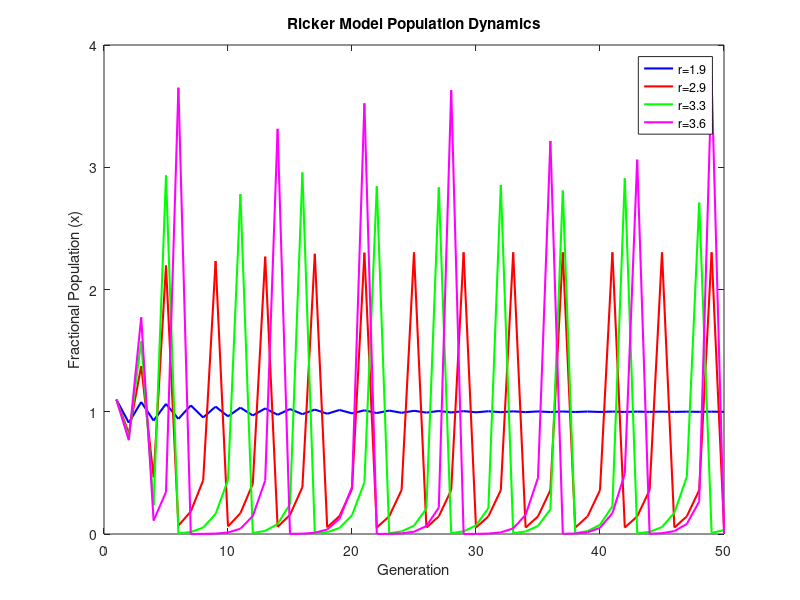

Recreate this plot in MATLAB.
clear all; close all; clc;

ricker_data = dlmread('1_Ricker_model.txt', '', 1, 0);
generation = ricker_data(:,1);
x_values = ricker_data(:,2:5);

% Plot Ricker model population
figure(1);
plot(generation, x_values(:,1), 'b-', 'LineWidth', 1.5, 'DisplayName', 'r=1.9');
hold on;
plot(generation, x_values(:,2), 'r-', 'LineWidth', 1.5, 'DisplayName', 'r=2.9');
plot(generation, x_values(:,3), 'g-', 'LineWidth', 1.5, 'DisplayName', 'r=3.3');
plot(generation, x_values(:,4), 'm-', 'LineWidth', 1.5, 'DisplayName', 'r=3.6');
hold off;

xlabel('Generation');
ylabel('Fractional Population (x)');
title('Ricker Model Population Dynamics');
legend('Location', 'best');

